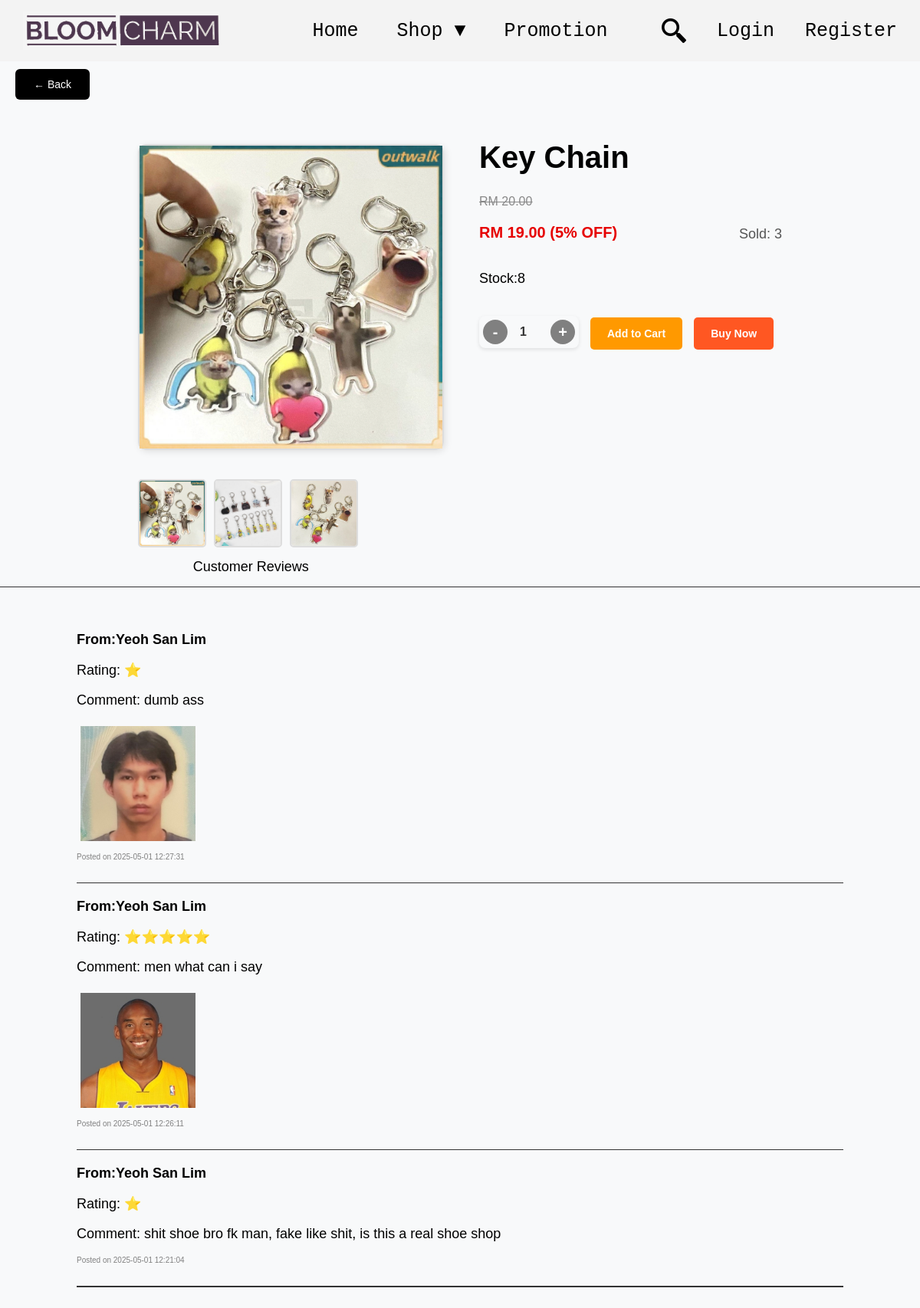
/user/productDetail.php?id=41, run on the app's committed database.
### tables this page shows
CREATE TABLE `products` (
  `id` int(11) NOT NULL,
  `name` varchar(255) NOT NULL,
  `price` decimal(10,2) NOT NULL,
  `discount` int(3) DEFAULT 0,
  `sold_count` int(11) NOT NULL DEFAULT 0,
  `stock` int(11) NOT NULL,
  `category` enum('bouquet','key chain') NOT NULL
);

CREATE TABLE `reviews` (
  `id` int(11) NOT NULL,
  `product_id` int(11) NOT NULL,
  `user_id` int(11) NOT NULL,
  `rating` tinyint(4) NOT NULL CHECK (`rating` between 1 and 5),
  `review_text` text DEFAULT NULL,
  `created_at` timestamp NOT NULL DEFAULT current_timestamp()
);

CREATE TABLE `users` (
  `id` int(11) NOT NULL,
  `username` varchar(40) NOT NULL,
  `email` varchar(50) NOT NULL,
  `phone_num` varchar(12) NOT NULL,
  `password` varchar(255) NOT NULL,
  `role` enum('user','admin','manager') NOT NULL DEFAULT 'user',
  `profile_image` varchar(255) DEFAULT 'uploads/default.jpg',
  `created_at` timestamp NOT NULL DEFAULT current_timestamp()
);

### models/productModels.php (called while the page is built, shortened)
<?php
include '../config/db.php';
function getProductById($id){
    global $_db;
    $stm=$_db->prepare("SELECT * FROM products where id=?");
    $stm->execute([$id]);
    return $stm->fetch(PDO::FETCH_OBJ);
}
function getProductImageById($id) {
    global $_db;
    $stm = $_db->prepare("SELECT image_path FROM product_images WHERE product_id = ?");
    $stm->execute([$id]);
    return $stm->fetchAll(PDO::FETCH_COLUMN);
}
?>

### models/reviewModels.php (called while the page is built, shortened)
<?php
include '../config/db.php';
function getReviewByProductId($productId) {
    global $_db;
    $stm = $_db->prepare("SELECT r.*, u.username FROM reviews r
                          JOIN users u ON r.user_id = u.id
                          WHERE r.product_id = ?
                          ORDER BY r.created_at DESC");
    $stm->execute([$productId]);
    return $stm->fetchAll(PDO::FETCH_OBJ);
}
function getReviewImagesByReviewId($reviewId) {
    global $_db;
    $stm = $_db->prepare("SELECT image_path FROM review_image WHERE review_id = ?");
    $stm->execute([$reviewId]);
    return $stm->fetchAll(PDO::FETCH_COLUMN);
}
function getReviewAndImageByProductId($productId) {
    $reviews = getReviewByProductId($productId);
    foreach ($reviews as $review) {
        $review->images = getReviewImagesByReviewId($review->id);
    }
    return $reviews;
}
?>

### user/productDetail.php (the view, shortened to what this page needs)
<link rel="stylesheet" href="../assets/css/productDetail.css">
<link rel="stylesheet" href="../assets/css/radioButton.css">
<?php
include "../models/productModels.php";
include "../models/reviewModels.php";
include "../public/header.php";
$id=$_GET["id"];
$product=getProductById($id);
$images = getProductImageById($id);
?>
<?php include "../component/backButton.php"; ?>
<div class="container">
    <div class="left-side">
        <div class="image-display-container">
            <img id="image-display" src="<?= htmlspecialchars($images[0]) ?>" alt="Product Image">
        </div>
        <div class="images-selection">
            <?php foreach ($images as $image): ?>
                <img class="image-select" src="<?= htmlspecialchars($image) ?>">
            <?php endforeach; ?>
        </div>
    </div>
    <div class="right-side">
        <h2 class="product-name"><?= htmlspecialchars($product->name) ?></h2>
        <div class="product-details">
        <div class="product-details">
            <?php if ($product->discount > 0): ?>
                <div class="product-price-container">
                    <p class="original-price"><s>RM <?= number_format($product->price, 2) ?></s></p>
                    <p class="discounted-price">RM <?= number_format($product->price * (1 - $product->discount / 100), 2) ?> (<?= $product->discount ?>% OFF)</p>
                </div>
            <?php else: ?>
                <p class="product-price">RM <?= number_format($product->price, 2) ?></p>
            <?php endif; ?>
            </div>
            <p class="product-sold">Sold: <?= $product->sold_count ?></p>
            </div>
                <p>Stock:<?=$product->stock ?></p>
            <form action="" method="POST">
        <div class="add-to-cart">
        <?php include "../component/quantityBox.php" ?>
        <button type="submit" class="cart-btn" id="add-to-cart" name="add-to-cart">Add to Cart</button>
        <button type="submit" class="buy-btn" id="buy-now" name="buy-now">Buy Now</button>
        </div>
        </form>
    </div>
</div>
    <div class="product-nav">
        <div class="nav-button">
                <button class="nav-btn" data-target="reviews">Customer Reviews</button>
            </div>
             <hr>
<div class="bottom-section">
            <div class="nav-content" id="reviews">
                <?php $reviews = getReviewAndImageByProductId($id);?>
                    <div class="customer-review">
                        <?php if ($reviews) : ?>
                            <?php foreach ($reviews as $review) : ?>
                                <p><strong>From:<?=$review->username ?></strong></p>
                                <p>Rating:
                                    <?php
                                        $i = 0;
                                        while ($i < $review->rating) {
                                            echo '⭐';
                                            $i++;
                                        }
                                    ?>
                                </p>
                                <p>Comment: <?=$review->review_text ?></p>
                                <?php if (!empty($review->images)) : ?>
                        <div class="review-images">
                            <?php foreach ($review->images as $imagePath) : ?>
                                <img src="../assets/image/uploads/<?= $imagePath ?>" alt="Review Image" class="review-image">
                            <?php endforeach; ?>
                        </div>
                    <?php endif; ?>
                    <p class="post-time">Posted on <?= $review->created_at ?></p><br><hr>
                                <?php endforeach; ?>
                        <?php else : ?>
                            <p>Opps! No customer leave comment for this shoes.</p>
                        <?php endif; ?>
                </div>
            </div>
        </div>
    </div>

### helper/html_helper.php (shortened to what this page needs)
<link rel="stylesheet" href="../assets/css/htmlHelper.css">

### public/header.php (shortened to what this page needs)
<?php
require "../helper/html_helper.php";
$role = $_SESSION['role'] ?? null;
?>
<link rel="stylesheet" href="../assets/css/header.css">
<?php if ($role == 'admin' || $role == 'manager'): ?>
    <nav class="nav-container">
        <div class="nav-left">
            <a href="/public/home.php">
                <img src="../assets/image/logo/logo3.png" alt="Logo" class="logo">
            </a>
        </div>
        <div class="nav-center">
            <a href="/public/home.php">Dashboard</a>
            <div class="dropdown">
                <a href="#">Manage ▼</a>
                <div class="dropdown-content">
                <a href="/admin/manageProduct.php">Products</a>
                <a href="/admin/manageUser.php">Users</a>
                </div>
            </div>
            <a href="/public/orderHistory.php">Order</a>
            <div class="dropdown">
                <a href="#">Others ▼</a>
                <div class="dropdown-content">
                <a href="/admin/reviews.php">Reviews</a>
                <a href="/admin/homePosterChange.php">Home Poster</a>
                <a href="/admin/adminLogs.php">Logs</a>
                <?php if ($role == 'manager'): ?>
                    <a href="/admin/adminReport.php">Report</a>
                <?php endif; ?>
                </div>
            </div>
        </div>
        <div class="nav-right" id="admin_nav_right">
        <div class="dropdown">
                <a href="#">
                <img src="<?= htmlspecialchars($profileImage) ?>" alt="profile" class="profile-img">
                </a>
                <div class="dropdown-content">
                    <a href="/public/profile.php">Profile</a>
                    <a href="/public/logout.php">Log Out</a>
                </div>
            </div>
        </div>
    </nav>
<?php else: ?>
    <nav class="nav-container">
        <div class="nav-left">
            <a href="/public/home.php">
                <img src="../assets/image/logo/logo3.png" alt="Logo" class="logo">
            </a>
        </div>
        <div class="nav-center">
            <a href="/public/home.php">Home</a>
            <div class="dropdown">
                <a href="../user/shop.php">Shop ▼</a>
            </div>
            <a href="../user/shop.php?promo=1">Promotion</a>
        </div>
        <div class="nav-right">
            <a href="#" id="search-trigger">
            <img src="../assets/image/logo/search.png" alt="Search" class="search-icon">
            </a>
            <a href="/public/login.php">Login</a>
            <a href="/public/register.php">Register</a>
        </div>
    </nav>
<?php endif; ?>

### component/backButton.php (shortened to what this page needs)
<link rel="stylesheet" href="../assets/css/backButton.css">
<button class="back-btn" onclick="goBack()">← Back</button>

### component/quantityBox.php (shortened to what this page needs)
<div class="quantity-container">
    <button type="button" class="qty-btn">-</button>
    <input type="number" class="quantity" name="quantity" value="1" min="1" readonly>
    <button type="button" class="qty-btn">+</button>
</div>
<link rel="stylesheet" href="../assets/css/quantityBox.css">

### assets/css/productDetail.css (style rules this page uses)
.container { display: flex; margin-top: 20px; gap: 50px; width: 70%; justify-content: center; margin-left: auto; margin-right: auto; }
.left-side { width: 50%; margin-top:1cm ; }
.right-side { width: 50%; display: flex; flex-direction: column; max-width: 11cm; }
.image-display-container { width: 100%; max-width: 500px; border: 2px solid #ddd; border-radius: 10px; box-shadow: 2px 2px 10px rgba(0, 0, 0, 0.1); margin-bottom: 1cm; }
.image-display-container img { width: 100%; display: block; transition: transform 0.3s ease; }
.images-selection { display: flex; gap: 10px; margin-top: 15px; }
.images-selection img { width: 85px; height: 85px; object-fit: cover; border: 2px solid #ddd; border-radius: 5px; cursor: pointer; transition: transform 0.2s ease; }
.product-name { font-size: 40px; font-weight: bold; font-family:sans-serif ; margin-bottom: 10px; }
.product-details { display: flex; justify-content: space-between; width: 100%; max-width: 400px; }
.product-sold { font-size: 18px; color: #555; margin-top: 1.5cm; white-space: nowrap; text-align: right; }
.original-price { font-size: 16px; color: #888; text-decoration: line-through; font-family: Verdana, Geneva, Tahoma, sans-serif;; }
.discounted-price { font-size: 20px; font-weight: bold; color: #e60000; font-family: Verdana, Geneva, Tahoma, sans-serif;; }
p { font-size: large; font-family: sans-serif; }
.add-to-cart { display: flex; align-items: center; gap: 15px; margin-bottom: 2cm; }
.cart-btn, .buy-btn { background-color: #ff9900; color: white; border: none; padding: 13px 22px; cursor: pointer; border-radius: 5px; font-size: 14px; font-weight: bold; transition: background-color 0.3s ease; margin-top: 4px; }
.buy-btn { background-color: #ff5722; }
.product-nav { justify-content: left; }
.nav-btn { padding: 10px 20px; margin: 5px; font-family: sans-serif; border: none; font-size: large; background: none; color: black; cursor: pointer; transition: 0.3s; }
hr { border: none; height: 1.3px; width: 100%; background-color: #333; margin: 20px 0; margin-top: 0; }
.post-time { font-size: 10px; color: gray; }
.review-image { max-width: 150px; height: auto; padding: 5px; }
.review-images { display: flex; flex-wrap: wrap; gap: 10px; margin-top: 10px; width: 100%; }
.bottom-section { max-width: 1000px; margin: 0 auto; padding: 20px; }
.bottom-section .customer-review, .bottom-section .size-guide { text-align: left; }
.nav-button { margin-left: 6cm; }

### assets/css/header.css (style rules this page uses)
.nav-container { display: flex; align-items: center; justify-content: space-between; background-color: rgb(243, 243, 243); padding: 15px; position: relative; z-index: 1000; }
.nav-left { flex: 1; display: flex; align-items: center; }
.logo { height: 50px; }
.nav-center { position: absolute; left: 50%; transform: translateX(-50%); display: flex; justify-content: center; gap: 20px; }
.nav-right { display: flex; align-items: center; gap: 10px; }
.nav-container a { color: black; text-decoration: none; margin: 0 15px; padding: 5px 10px auto; transition: 0.5s; font-family: monospace; font-size: 25px; }
.dropdown { position: relative; display: inline-block; z-index: 1000; overflow: visible !important; }
.search-icon { width: 32px; height: 32px; cursor: pointer; }

### assets/css/backButton.css (style rules this page uses)
.back-btn { display: inline-block; padding: 12px 24px; background-color: #000; color: #fff; border: none; border-radius: 6px; text-decoration: none; font-size: 14px; cursor: pointer; margin-top: 10px; margin-left: 20px; }

### assets/css/quantityBox.css (style rules this page uses)
.quantity-container { display: flex; align-items: center; justify-content: center; gap: 8px; width: 120px; background: #f8f9fa; border-radius: 8px; padding: 5px; box-shadow: 0 2px 5px rgba(0, 0, 0, 0.1); }
.quantity-container button { width: 32px; height: 32px; border: none; background: grey; color: white; font-size: 20px; font-weight: bold; border-radius: 50%; cursor: pointer; transition: 0.3s ease; }
.quantity-container input.quantity { width: 40px; height: 32px; text-align: center; font-size: 16px; border: none; background: transparent; outline: none; font-weight: bold; color: #333; }

### data on the page
products: name "Key Chain", price "20.00", $product->price * (1 - $product->discount / 100) "19.00", discount "5", sold_count "3", stock "8"
reviews: user.username "Yeoh San Lim", rating 1 (drawn), review_text "dumb ass", created_at "2025-05-01 12:27:31"
reviews: user.username "Yeoh San Lim", review_text "men what can i say", created_at "2025-05-01 12:26:11"
reviews: user.username "Yeoh San Lim", rating 1 (drawn), review_text "shit shoe bro fk man, fake like shit, is this a real shoe shop", created_at "2025-05-01 12:21:04"
